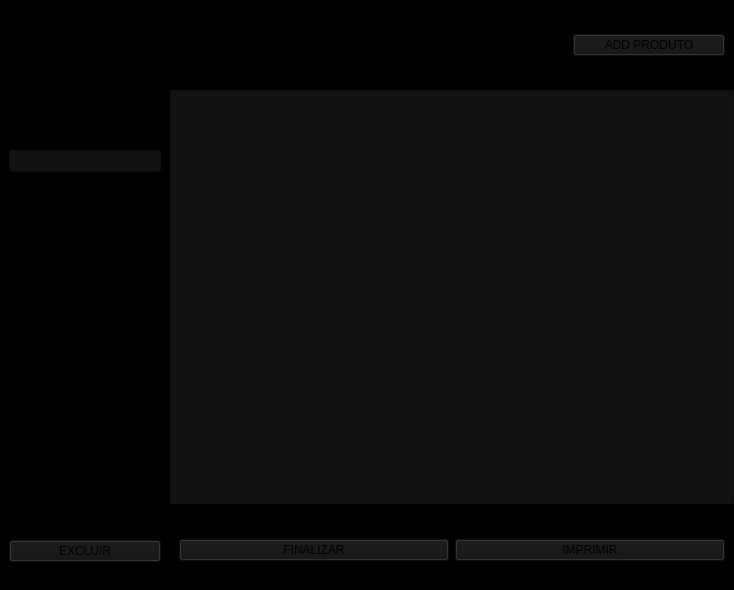
<?xml version="1.0" encoding="UTF-8"?>
<ui version="4.0">
 <class>MainWindow</class>
 <widget class="QMainWindow" name="MainWindow">
  <property name="geometry">
   <rect>
    <x>0</x>
    <y>0</y>
    <width>734</width>
    <height>590</height>
   </rect>
  </property>
  <property name="minimumSize">
   <size>
    <width>0</width>
    <height>0</height>
   </size>
  </property>
  <property name="maximumSize">
   <size>
    <width>920</width>
    <height>590</height>
   </size>
  </property>
  <property name="windowTitle">
   <string>PEDIDOS EM MESA</string>
  </property>
  <property name="styleSheet">
   <string notr="true">#centralwidget{
	background-color: black;
}

#centralwidget QPushButton{
	background-color: #131314;
}

#centralwidget QPushButton:hover{
	background-color: #131314;
}

#centralwidget #tableWidget{
	background-color: #131314;
}

#centralwidget QLineEdit{
	background-color: #131314;
}</string>
  </property>
  <widget class="QWidget" name="centralwidget">
   <property name="minimumSize">
    <size>
     <width>540</width>
     <height>590</height>
    </size>
   </property>
   <property name="maximumSize">
    <size>
     <width>16777215</width>
     <height>590</height>
    </size>
   </property>
   <property name="styleSheet">
    <string notr="true"/>
   </property>
   <layout class="QVBoxLayout" name="verticalLayout">
    <property name="spacing">
     <number>0</number>
    </property>
    <property name="leftMargin">
     <number>0</number>
    </property>
    <property name="topMargin">
     <number>0</number>
    </property>
    <property name="rightMargin">
     <number>0</number>
    </property>
    <property name="bottomMargin">
     <number>0</number>
    </property>
    <item>
     <widget class="QWidget" name="widget" native="true">
      <property name="sizePolicy">
       <sizepolicy hsizetype="Preferred" vsizetype="Preferred">
        <horstretch>0</horstretch>
        <verstretch>0</verstretch>
       </sizepolicy>
      </property>
      <property name="minimumSize">
       <size>
        <width>540</width>
        <height>90</height>
       </size>
      </property>
      <property name="maximumSize">
       <size>
        <width>16777215</width>
        <height>90</height>
       </size>
      </property>
      <property name="styleSheet">
       <string notr="true"/>
      </property>
      <layout class="QHBoxLayout" name="horizontalLayout_3">
       <property name="spacing">
        <number>0</number>
       </property>
       <property name="leftMargin">
        <number>0</number>
       </property>
       <property name="topMargin">
        <number>0</number>
       </property>
       <property name="rightMargin">
        <number>0</number>
       </property>
       <property name="bottomMargin">
        <number>0</number>
       </property>
       <item>
        <widget class="QWidget" name="widget_7" native="true">
         <property name="minimumSize">
          <size>
           <width>380</width>
           <height>0</height>
          </size>
         </property>
         <property name="styleSheet">
          <string notr="true"/>
         </property>
         <layout class="QVBoxLayout" name="verticalLayout_7">
          <item>
           <widget class="QLabel" name="mesa">
            <property name="text">
             <string/>
            </property>
            <property name="alignment">
             <set>Qt::AlignmentFlag::AlignLeading|Qt::AlignmentFlag::AlignLeft|Qt::AlignmentFlag::AlignVCenter</set>
            </property>
           </widget>
          </item>
         </layout>
        </widget>
       </item>
       <item>
        <widget class="QWidget" name="widget_8" native="true">
         <property name="maximumSize">
          <size>
           <width>170</width>
           <height>16777215</height>
          </size>
         </property>
         <property name="styleSheet">
          <string notr="true"/>
         </property>
         <layout class="QVBoxLayout" name="verticalLayout_4">
          <item>
           <widget class="QPushButton" name="adicionar_produto">
            <property name="text">
             <string>ADD PRODUTO</string>
            </property>
           </widget>
          </item>
         </layout>
        </widget>
       </item>
      </layout>
     </widget>
    </item>
    <item>
     <widget class="QWidget" name="widget_2" native="true">
      <property name="styleSheet">
       <string notr="true"/>
      </property>
      <layout class="QHBoxLayout" name="horizontalLayout">
       <property name="spacing">
        <number>0</number>
       </property>
       <property name="leftMargin">
        <number>0</number>
       </property>
       <property name="topMargin">
        <number>0</number>
       </property>
       <property name="rightMargin">
        <number>0</number>
       </property>
       <property name="bottomMargin">
        <number>0</number>
       </property>
       <item>
        <widget class="QWidget" name="widget_3" native="true">
         <property name="minimumSize">
          <size>
           <width>170</width>
           <height>501</height>
          </size>
         </property>
         <property name="maximumSize">
          <size>
           <width>170</width>
           <height>501</height>
          </size>
         </property>
         <property name="styleSheet">
          <string notr="true"/>
         </property>
         <layout class="QVBoxLayout" name="verticalLayout_2">
          <property name="spacing">
           <number>0</number>
          </property>
          <property name="leftMargin">
           <number>0</number>
          </property>
          <property name="topMargin">
           <number>0</number>
          </property>
          <property name="rightMargin">
           <number>0</number>
          </property>
          <property name="bottomMargin">
           <number>0</number>
          </property>
          <item>
           <widget class="QWidget" name="widget_6" native="true">
            <property name="styleSheet">
             <string notr="true"/>
            </property>
            <layout class="QVBoxLayout" name="verticalLayout_6">
             <item>
              <widget class="QLabel" name="status">
               <property name="maximumSize">
                <size>
                 <width>16777215</width>
                 <height>45</height>
                </size>
               </property>
               <property name="text">
                <string/>
               </property>
               <property name="alignment">
                <set>Qt::AlignmentFlag::AlignCenter</set>
               </property>
              </widget>
             </item>
             <item>
              <widget class="QLineEdit" name="data_criacao"/>
             </item>
             <item>
              <widget class="QWidget" name="widget_11" native="true"/>
             </item>
             <item>
              <widget class="QWidget" name="widget_10" native="true">
               <property name="styleSheet">
                <string notr="true"/>
               </property>
               <layout class="QVBoxLayout" name="verticalLayout_8">
                <property name="spacing">
                 <number>0</number>
                </property>
                <property name="leftMargin">
                 <number>0</number>
                </property>
                <property name="topMargin">
                 <number>0</number>
                </property>
                <property name="rightMargin">
                 <number>0</number>
                </property>
                <property name="bottomMargin">
                 <number>0</number>
                </property>
                <item>
                 <widget class="QWidget" name="widget_12" native="true">
                  <layout class="QVBoxLayout" name="verticalLayout_9">
                   <property name="spacing">
                    <number>0</number>
                   </property>
                   <property name="leftMargin">
                    <number>0</number>
                   </property>
                   <property name="topMargin">
                    <number>0</number>
                   </property>
                   <property name="rightMargin">
                    <number>0</number>
                   </property>
                   <property name="bottomMargin">
                    <number>0</number>
                   </property>
                   <item>
                    <widget class="QLabel" name="label">
                     <property name="maximumSize">
                      <size>
                       <width>16777215</width>
                       <height>25</height>
                      </size>
                     </property>
                     <property name="text">
                      <string>QUANTIDADE ITENS</string>
                     </property>
                     <property name="alignment">
                      <set>Qt::AlignmentFlag::AlignCenter</set>
                     </property>
                    </widget>
                   </item>
                   <item>
                    <widget class="QWidget" name="widget_14" native="true">
                     <layout class="QVBoxLayout" name="verticalLayout_11">
                      <property name="spacing">
                       <number>0</number>
                      </property>
                      <property name="leftMargin">
                       <number>0</number>
                      </property>
                      <property name="topMargin">
                       <number>0</number>
                      </property>
                      <property name="rightMargin">
                       <number>0</number>
                      </property>
                      <property name="bottomMargin">
                       <number>0</number>
                      </property>
                      <item>
                       <widget class="QLabel" name="quantidade_itens_mesa">
                        <property name="text">
                         <string/>
                        </property>
                        <property name="alignment">
                         <set>Qt::AlignmentFlag::AlignCenter</set>
                        </property>
                       </widget>
                      </item>
                     </layout>
                    </widget>
                   </item>
                  </layout>
                 </widget>
                </item>
                <item>
                 <widget class="QWidget" name="widget_13" native="true">
                  <layout class="QVBoxLayout" name="verticalLayout_10">
                   <property name="spacing">
                    <number>0</number>
                   </property>
                   <property name="leftMargin">
                    <number>0</number>
                   </property>
                   <property name="topMargin">
                    <number>0</number>
                   </property>
                   <property name="rightMargin">
                    <number>0</number>
                   </property>
                   <property name="bottomMargin">
                    <number>0</number>
                   </property>
                   <item>
                    <widget class="QLabel" name="label_2">
                     <property name="maximumSize">
                      <size>
                       <width>16777215</width>
                       <height>25</height>
                      </size>
                     </property>
                     <property name="text">
                      <string>TOTAL MESA</string>
                     </property>
                     <property name="alignment">
                      <set>Qt::AlignmentFlag::AlignCenter</set>
                     </property>
                    </widget>
                   </item>
                   <item>
                    <widget class="QWidget" name="widget_15" native="true">
                     <layout class="QVBoxLayout" name="verticalLayout_12">
                      <property name="spacing">
                       <number>0</number>
                      </property>
                      <property name="leftMargin">
                       <number>0</number>
                      </property>
                      <property name="topMargin">
                       <number>0</number>
                      </property>
                      <property name="rightMargin">
                       <number>0</number>
                      </property>
                      <property name="bottomMargin">
                       <number>0</number>
                      </property>
                      <item>
                       <widget class="QLabel" name="valor_total_mesa">
                        <property name="text">
                         <string/>
                        </property>
                        <property name="alignment">
                         <set>Qt::AlignmentFlag::AlignCenter</set>
                        </property>
                       </widget>
                      </item>
                     </layout>
                    </widget>
                   </item>
                  </layout>
                 </widget>
                </item>
               </layout>
              </widget>
             </item>
            </layout>
           </widget>
          </item>
          <item>
           <widget class="QWidget" name="widget_5" native="true">
            <property name="minimumSize">
             <size>
              <width>0</width>
              <height>80</height>
             </size>
            </property>
            <property name="maximumSize">
             <size>
              <width>16777215</width>
              <height>80</height>
             </size>
            </property>
            <property name="styleSheet">
             <string notr="true"/>
            </property>
            <layout class="QVBoxLayout" name="verticalLayout_3">
             <item>
              <widget class="QPushButton" name="btn_excluir">
               <property name="text">
                <string>EXCLUIR</string>
               </property>
              </widget>
             </item>
            </layout>
           </widget>
          </item>
         </layout>
        </widget>
       </item>
       <item>
        <widget class="QWidget" name="widget_4" native="true">
         <property name="maximumSize">
          <size>
           <width>16777215</width>
           <height>501</height>
          </size>
         </property>
         <property name="styleSheet">
          <string notr="true"/>
         </property>
         <layout class="QVBoxLayout" name="verticalLayout_5">
          <property name="leftMargin">
           <number>0</number>
          </property>
          <property name="topMargin">
           <number>0</number>
          </property>
          <property name="rightMargin">
           <number>0</number>
          </property>
          <property name="bottomMargin">
           <number>0</number>
          </property>
          <item>
           <widget class="QTableWidget" name="tableWidget">
            <property name="maximumSize">
             <size>
              <width>16777215</width>
              <height>415</height>
             </size>
            </property>
            <property name="styleSheet">
             <string notr="true"/>
            </property>
           </widget>
          </item>
          <item>
           <widget class="QWidget" name="widget_9" native="true">
            <property name="minimumSize">
             <size>
              <width>0</width>
              <height>80</height>
             </size>
            </property>
            <property name="styleSheet">
             <string notr="true"/>
            </property>
            <layout class="QHBoxLayout" name="horizontalLayout_2">
             <item>
              <widget class="QPushButton" name="finalizar_pedido">
               <property name="text">
                <string>FINALIZAR</string>
               </property>
              </widget>
             </item>
             <item>
              <widget class="QPushButton" name="pushButton_3">
               <property name="text">
                <string>IMPRIMIR</string>
               </property>
              </widget>
             </item>
            </layout>
           </widget>
          </item>
         </layout>
        </widget>
       </item>
      </layout>
     </widget>
    </item>
   </layout>
  </widget>
 </widget>
 <resources/>
 <connections/>
</ui>
